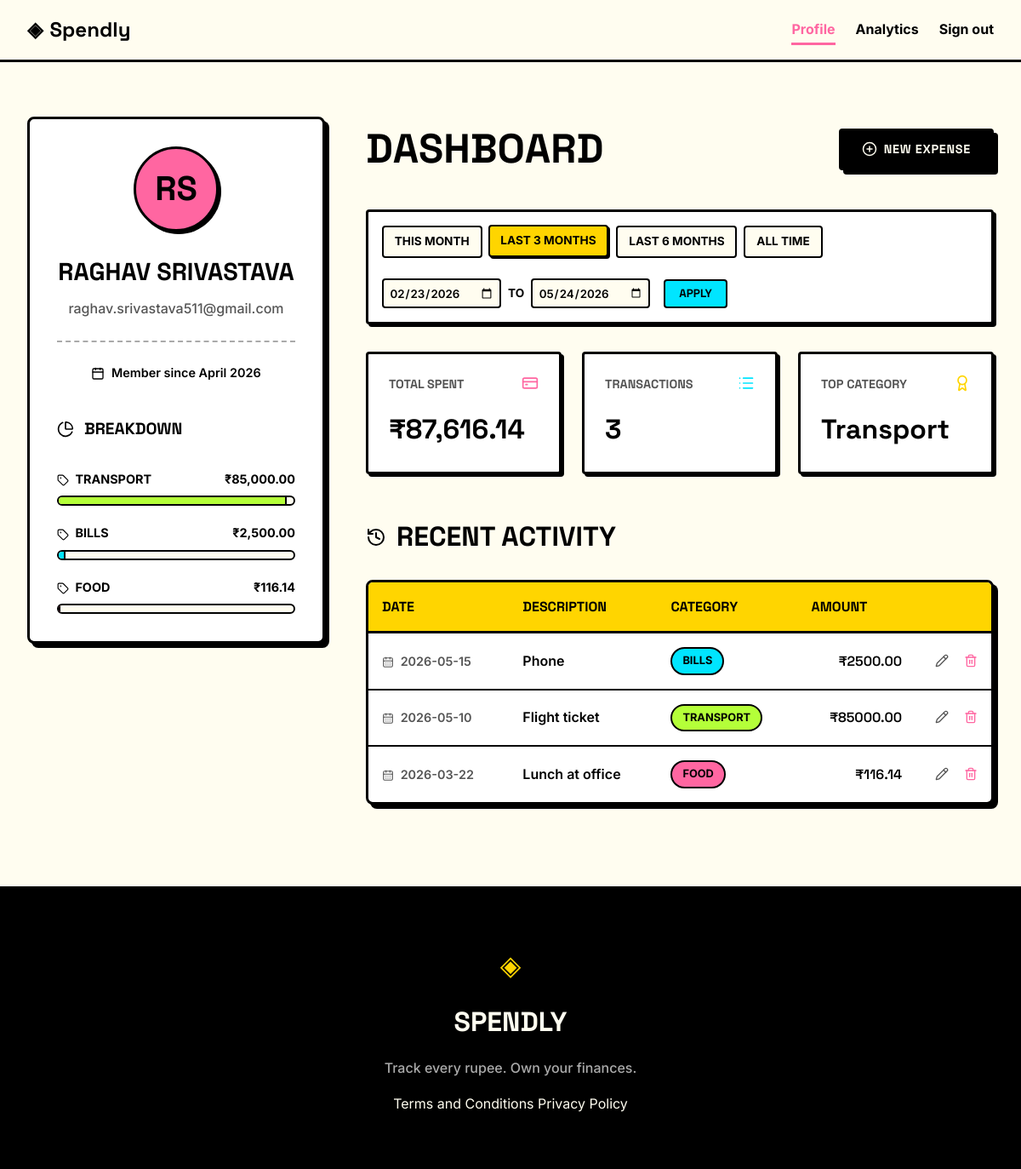
Page /profile?date_from=2026-02-23&date_to=2026-05-24 (signed in) on the earlier database version.
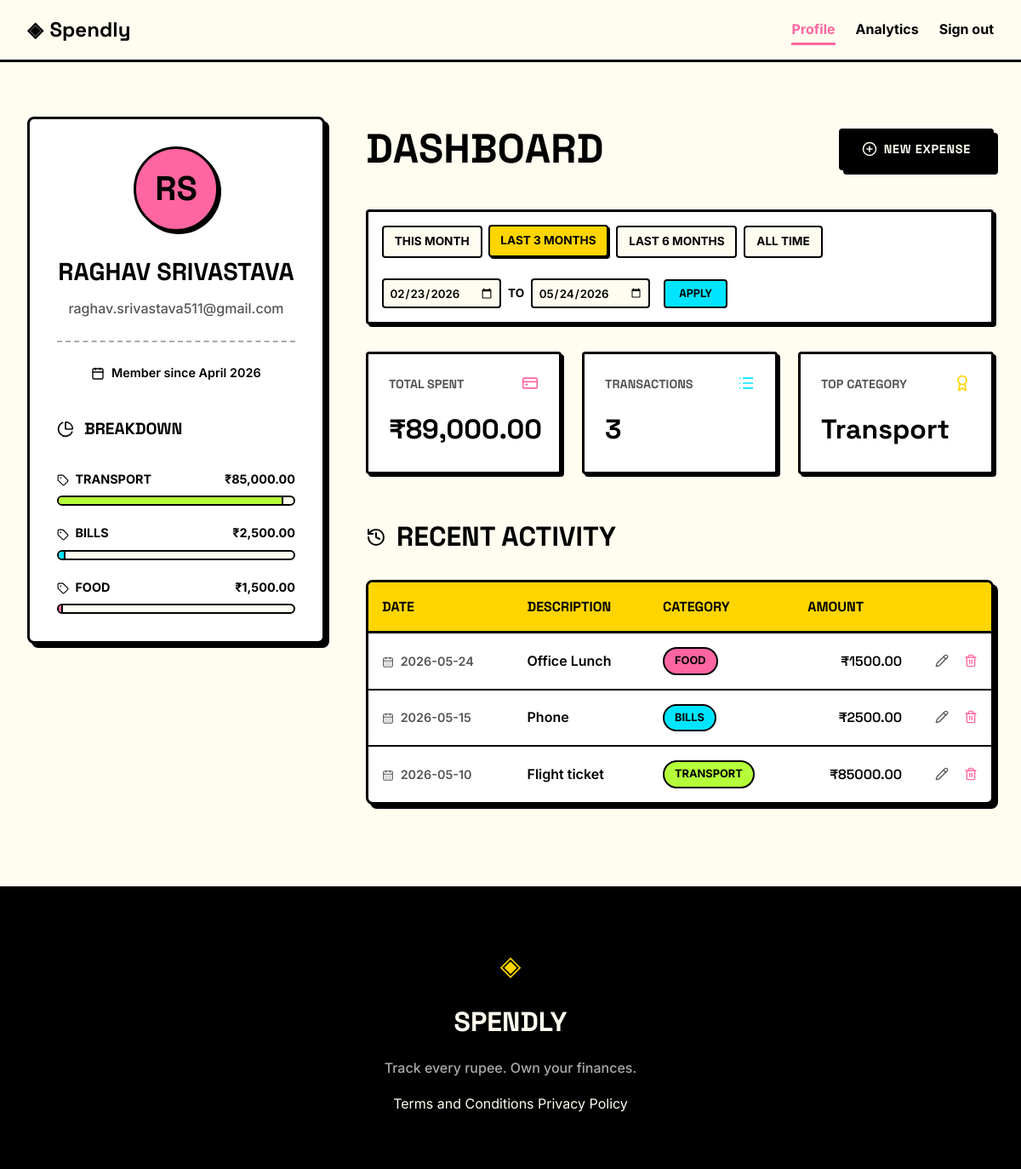
Same page on the later database version.
### tables this page shows
CREATE TABLE expenses (
            id INTEGER PRIMARY KEY AUTOINCREMENT,
            user_id INTEGER NOT NULL,
            amount REAL NOT NULL,
            category TEXT NOT NULL,
            date TEXT NOT NULL,
            description TEXT,
            created_at TEXT DEFAULT CURRENT_TIMESTAMP,
            FOREIGN KEY (user_id) REFERENCES users (id)
        );

### app.py (the view)
@app.route("/profile")
def profile():
    if not g.user:
        return redirect(url_for("login"))
    date_from_raw = request.args.get("date_from")
    date_to_raw = request.args.get("date_to")
    date_from = None
    date_to = None
    if date_from_raw and date_to_raw:
        try:
            datetime.strptime(date_from_raw, "%Y-%m-%d")
            datetime.strptime(date_to_raw, "%Y-%m-%d")
            if date_from_raw > date_to_raw:
                flash("Start date must be before end date.")
            else:
                date_from = date_from_raw
                date_to = date_to_raw
        except ValueError:
            pass
    today = datetime.now()
    this_month_start = today.replace(day=1).strftime("%Y-%m-%d")
    last_3_months_start = (today - timedelta(days=90)).strftime("%Y-%m-%d")
    last_6_months_start = (today - timedelta(days=180)).strftime("%Y-%m-%d")
    today_str = today.strftime("%Y-%m-%d")
    presets = {
        "this_month": {"from": this_month_start, "to": today_str},
        "last_3_months": {"from": last_3_months_start, "to": today_str},
        "last_6_months": {"from": last_6_months_start, "to": today_str},
    }
    created_at = datetime.strptime(g.user["created_at"], "%Y-%m-%d %H:%M:%S")
    member_since = created_at.strftime("%B %Y")
    name_parts = g.user["name"].split()
    initials = "".join([part[0].upper() for part in name_parts[:2]])
    user_data = {
        "name": g.user["name"],
        "email": g.user["email"],
        "initials": initials,
        "member_since": member_since,
    }
    stats_data = get_user_stats(g.user["id"], date_from, date_to)
    stats = {
        "total_spent": f"₹{stats_data['total_spent']:,.2f}",
        "transaction_count": stats_data["transaction_count"],
        "top_category": stats_data["top_category"],
    }
    db_transactions = get_recent_transactions(g.user["id"], date_from, date_to)
    transactions = [
        {
            "id": t["id"],
            "date": t["date"],
            "description": t["description"],
            "category": t["category"],
            "amount": f"₹{t['amount']:.2f}",
        }
        for t in db_transactions
    ]
    db_categories = get_category_breakdown(g.user["id"], date_from, date_to)
    total_spent_raw = stats_data["total_spent"]
    category_breakdown = []
    for cat in db_categories:
        percentage = (
            (cat["total"] / total_spent_raw * 100) if total_spent_raw > 0 else 0
        )
        category_breakdown.append(
            {
                "name": cat["category"],
                "total": f"₹{cat['total']:,.2f}",
                "percentage": percentage,
            }
        )
    return render_template(
        "profile.html",
        user=user_data,
        stats=stats,
        transactions=transactions,
        categories=category_breakdown,
        date_from=date_from,
        date_to=date_to,
        presets=presets,
    )

### app.py (called while the page is built)
@app.before_request
def load_logged_in_user():
    user_id = session.get("user_id")
    if user_id is None:
        g.user = None
    else:
        g.user = get_user_by_id(user_id)

### database/db.py (called while the page is built)
def get_db():
    db_path = current_app.config.get("DATABASE", DATABASE) if current_app else DATABASE
    conn = sqlite3.connect(db_path)
    conn.row_factory = sqlite3.Row
    conn.execute("PRAGMA foreign_keys = ON;")
    return conn

def get_user_by_id(user_id):
    conn = get_db()
    cursor = conn.cursor()
    cursor.execute("SELECT * FROM users WHERE id = ?", (user_id,))
    user = cursor.fetchone()
    conn.close()
    return user

def get_recent_transactions(user_id, date_from=None, date_to=None):
    conn = get_db()
    cursor = conn.cursor()
    query = "SELECT * FROM expenses WHERE user_id = ?"
    params = [user_id]
    if date_from and date_to:
        query += " AND date BETWEEN ? AND ?"
        params.extend([date_from, date_to])
    query += " ORDER BY date DESC, created_at DESC"
    cursor.execute(query, params)
    transactions = cursor.fetchall()
    conn.close()
    return transactions

### templates/profile.html (shortened to what the changed rows need)
{% extends "base.html" %}
{% block head %}
<link rel="stylesheet" href="{{ url_for('static', filename='css/profile.css') }}">
{% endblock %}
{% block content %}
<div class="profile-container">
    <aside class="profile-sidebar">
        <div class="user-card">
            <h1 class="user-name">{{ user.name }}</h1>
            <div class="category-breakdown">
                <h2 class="section-title" style="font-size: 1.2rem; margin-top: 2.5rem;">
                    <i data-lucide="pie-chart" style="width: 20px; height: 20px;"></i>
                    Breakdown
                </h2>
                <div class="category-list">
                    {% for cat in categories %}
                    <div class="category-item">
                        <div class="category-info">
                            <span>
                                <i data-lucide="tag" style="width: 14px; height: 14px; vertical-align: middle; margin-right: 4px;"></i>
                                {{ cat.name }}
                            </span>
                            <span>{{ cat.total }}</span>
                        </div>
                        <div class="category-progress">
                            <div class="category-fill fill-{{ cat.name|lower }}" style="width: {{ cat.percentage }}%;"></div>
                        </div>
                    </div>
                    {% endfor %}
                </div>
            </div>
        </div>
    </aside>
    <section class="profile-main">
        <div class="dashboard-header-row">
            <h1 class="auth-title">Dashboard</h1>
        </div>
        <div class="profile-stats">
            <div class="stat-card">
                <div style="display: flex; justify-content: space-between; align-items: flex-start; margin-bottom: 0.5rem;">
                    <span class="stat-label">Total Spent</span>
                    <i data-lucide="credit-card" style="color: var(--accent-pink); width: 20px; height: 20px;"></i>
                </div>
                <span class="stat-value">{{ stats.total_spent }}</span>
            </div>
            <div class="stat-card">
                <div style="display: flex; justify-content: space-between; align-items: flex-start; margin-bottom: 0.5rem;">
                    <span class="stat-label">Top Category</span>
                    <i data-lucide="award" style="color: var(--accent-yellow); width: 20px; height: 20px;"></i>
                </div>
                <span class="stat-value">{{ stats.top_category }}</span>
            </div>
        </div>
        <h2 class="section-title">
            <i data-lucide="history" style="width: 24px; height: 24px;"></i>
            Recent Activity
        </h2>
        <div class="table-container">
            <table class="tx-table">
                <thead>
                    <tr>
                        <th>Date</th>
                        <th>Description</th>
                        <th>Category</th>
                        <th class="amount-col">Amount</th>
                        <th style="width: 50px;"></th>
                    </tr>
                </thead>
                <tbody>
                    {% for tx in transactions %}
                    <tr>
                        <td style="color: var(--ink-muted); font-size: 0.9rem;">
                            <i data-lucide="calendar-days" style="width: 14px; height: 14px; vertical-align: middle; margin-right: 4px;"></i>
                            {{ tx.date }}
                        </td>
                        <td>{{ tx.description }}</td>
                        <td>
                            <span class="category-badge badge-{{ tx.category|lower|replace(' ', '-') }}">
                                {{ tx.category }}
                            </span>
                        </td>
                        <td class="amount-col">{{ tx.amount }}</td>
                        <td style="text-align: right; white-space: nowrap;">
                            <a href="{{ url_for('edit_expense', id=tx.id) }}" class="edit-link" title="Edit Expense" style="margin-right: 8px;">
                                <i data-lucide="pencil" style="width: 16px; height: 16px; color: var(--ink-muted);"></i>
                            </a>
                            <a href="{{ url_for('delete_expense_route', id=tx.id) }}" class="delete-link" title="Delete Expense">
                                <i data-lucide="trash-2" style="width: 16px; height: 16px; color: var(--accent-pink);"></i>
                            </a>
                        </td>
                    </tr>
                    {% endfor %}
                </tbody>
            </table>
        </div>
    </section>
</div>
{% endblock %}

Differences in the rows shown:
removed expenses: date "2026-03-22", description "Lunch at office", category "FOOD", amount "₹116.14"
added expenses: date "2026-05-24", description "Office Lunch", category "FOOD", amount "₹1500.00"
Other differences:
{{ cat.percentage }}: 97.0140889566694 → 95.50561797752809 (drawn)
{{ stats.total_spent }}: "₹87,616.14" → "₹89,000.00"
new list line: "FOOD ₹1,500.00"
list line gone: "FOOD ₹116.14"
